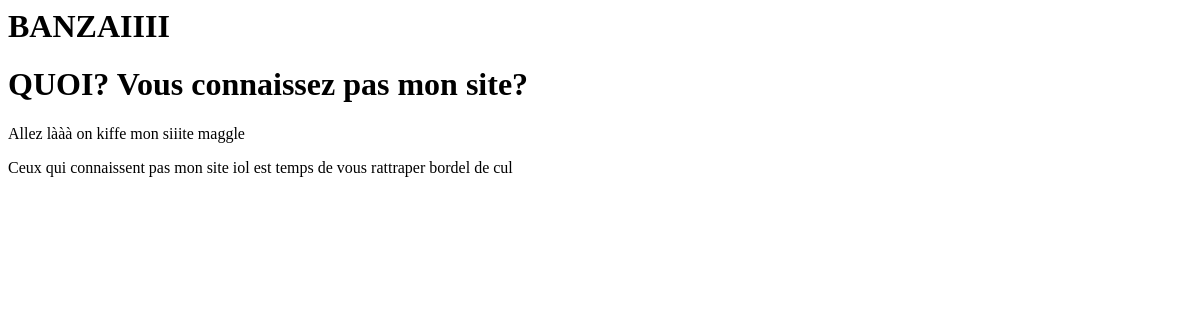
Before: / with the older database file.
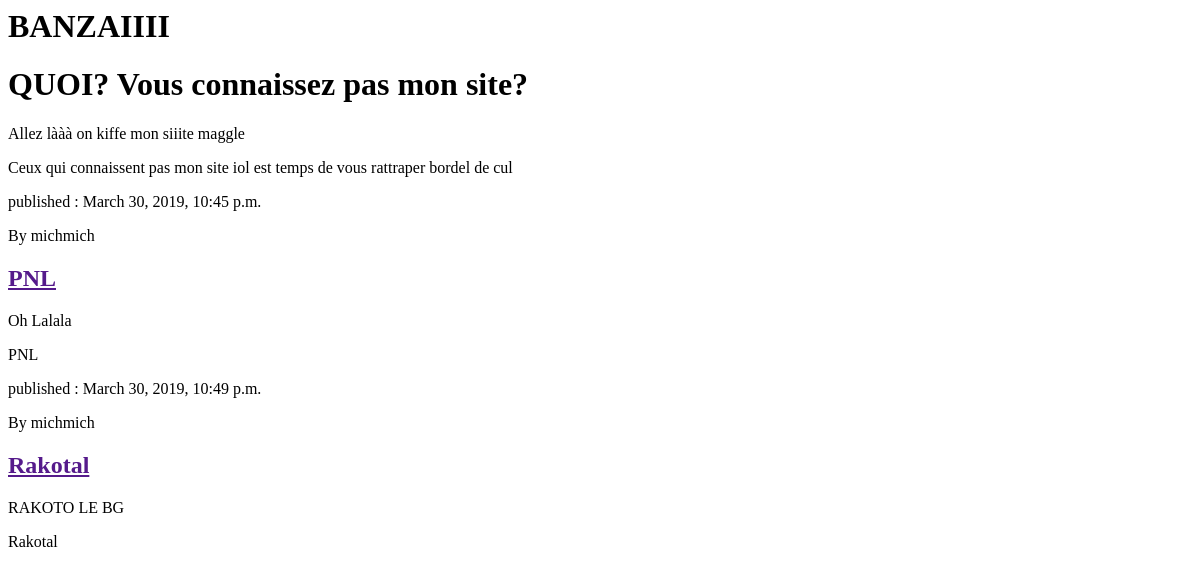
After: the same page with the newer database file.
### blog/models.py (models this page shows, shortened)
class Post(models.Model):
    author = models.ForeignKey(settings.AUTH_USER_MODEL, on_delete=models.CASCADE)
    title = models.CharField(max_length=200)
    text = models.TextField()
    created_date = models.DateTimeField(default=timezone.now)
    published_date = models.DateTimeField(blank=True, null=True)
    def __str__(self):
        return self.title

### blog/views.py (the view)
# urls.py: path('', views.post_list, name='post_list'),
def post_list(request):
	posts = Post.objects.filter(published_date__lte=timezone.now()).order_by('published_date')
	return render(request, 'blog/post_list.html', {'posts': posts})

### blog/templates/blog/post_list.html (shortened to what this page needs)
<html>
<head>
<body>
	<div>
		<h1> BANZAIIII </h1>
	</div>
	<div>
		<h1> QUOI? Vous connaissez pas mon site?</h1>
		<p> Allez lààà on kiffe mon siiite maggle </p>
		<p> Ceux qui connaissent pas mon site iol est temps de vous rattraper bordel de cul</p>
	</div>
	{% for post in posts %}
		<div>
			<p>published : {{ post.published_date }}</p>
			<p>By {{ post.author }}</p>
			<h2><a href="">{{ post.title }} </a></h2>
			<p>{{ post.text|linebreaksbr }} </p>
		{{post}}
		</div>
	{% endfor %}
</body>
</html>

Changed rows visible on the page:
added Post: published_date "March 30, 2019, 10:45 p.m.", author "michmich", title "PNL", text "Oh Lalala"
added Post: published_date "March 30, 2019, 10:49 p.m.", author "michmich", title "Rakotal", text "RAKOTO LE BG"
